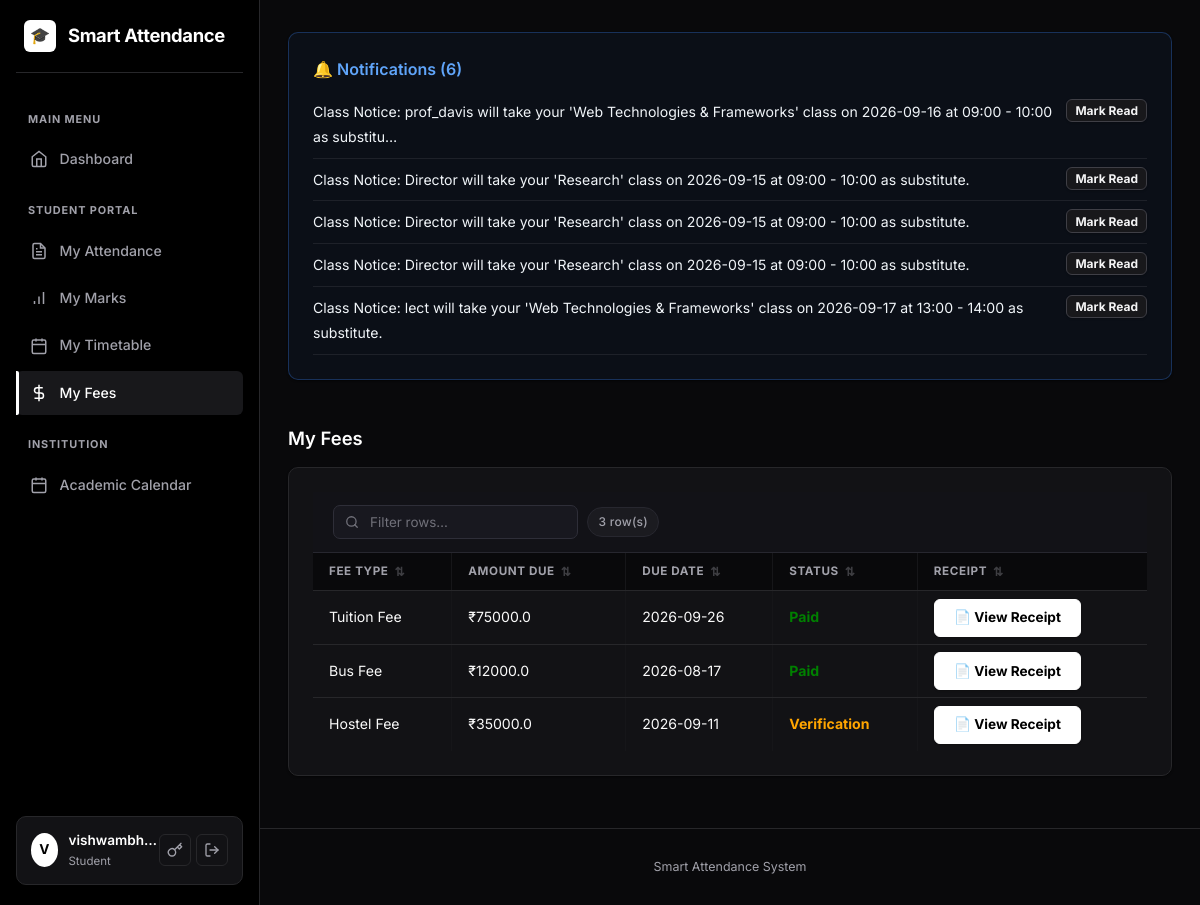
Before: /students/my_fees (signed in) with the older database file.
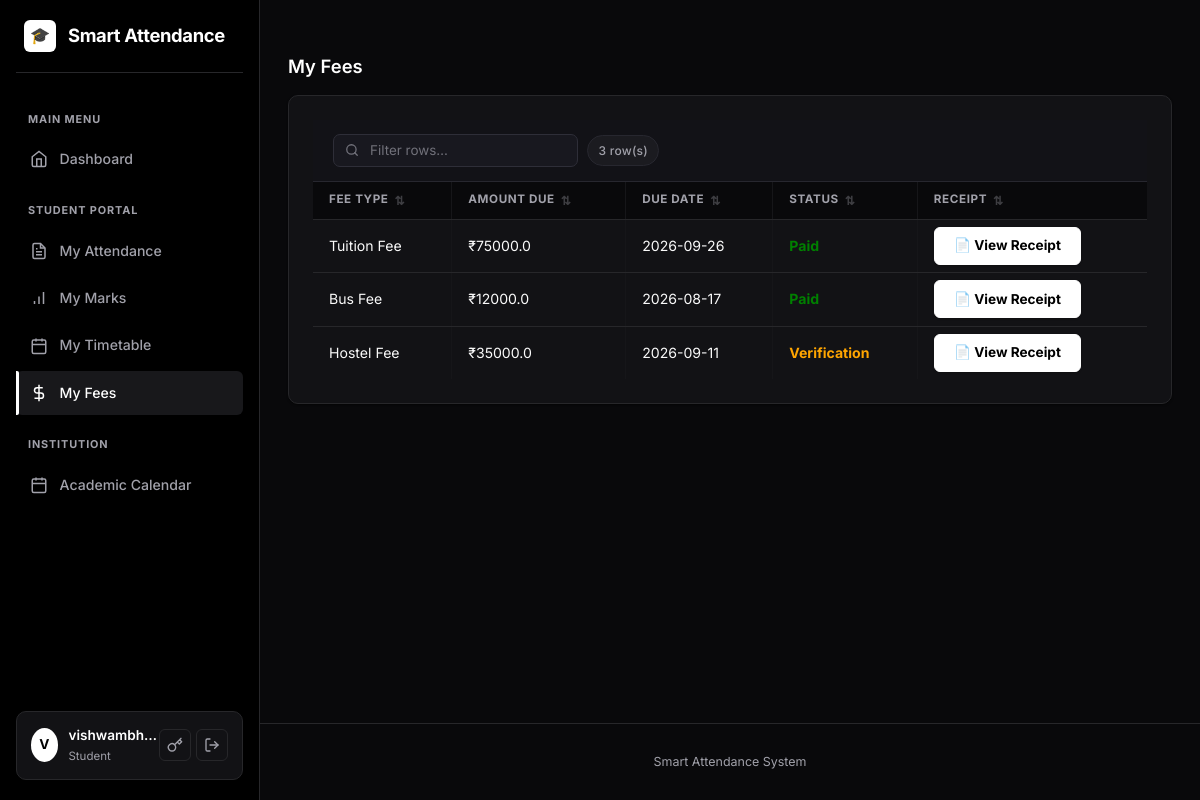
After: the same page with the newer database file.
### models.py (models this page shows, shortened)
class Notification(db.Model):
    __tablename__ = "notifications"
    id = db.Column(db.Integer, primary_key=True)
    user_id = db.Column(db.Integer, db.ForeignKey("users.id"), nullable=False)
    user = db.relationship("User", foreign_keys=[user_id], backref=db.backref("notifications", cascade="all, delete-orphan"))
    title = db.Column(db.String(120), nullable=True)          # short heading (parent alerts etc.)
    message = db.Column(db.String(512), nullable=False)
    category = db.Column(db.String(30), nullable=True)        # 'attendance','absence','fees','marks','general'
    is_read = db.Column(db.Boolean, default=False)
    created_at = db.Column(db.DateTime, default=datetime.utcnow)
    action_url = db.Column(db.String(255), nullable=True)
    claim_id = db.Column(db.Integer, db.ForeignKey("timetable_claims.id", ondelete="CASCADE"), nullable=True)
    claim = db.relationship("TimetableClaim", backref=db.backref("notifications", cascade="all, delete-orphan"))

class Fee(db.Model):
    __tablename__ = "fees"
    id = db.Column(db.Integer, primary_key=True)
    student_id = db.Column(db.Integer, db.ForeignKey("students.id"), nullable=False)
    student = db.relationship("Student", backref=db.backref("fees", lazy=True))
    fee_type = db.Column(db.String(100), nullable=False)
    amount_due = db.Column(db.Float, nullable=False)
    due_date = db.Column(db.Date, nullable=False)
    status = db.Column(db.String(20), default="Pending") # Pending, Paid, Verification
    payment_method = db.Column(db.String(50), default="Cash") # Cash, UPI / QR, Bank Transfer (NEFT/RTGS), Demand Draft (DD), Cheque, Card
    payment_reference = db.Column(db.String(100), nullable=True) # Transaction ID, UTR, Cheque/DD number
    paid_date = db.Column(db.Date, nullable=True)
    receipt_path = db.Column(db.String(255), nullable=True)
    created_at = db.Column(db.DateTime, default=datetime.utcnow)

### blueprints/students.py (the view)
@students_bp.route("/my_fees")
@login_required
def my_fees():
    if not current_user.is_student:
        flash("Access denied.", "danger")
        return redirect(url_for("dashboard.index"))
    fees_list = Fee.query.filter_by(student_id=current_user.student_id).all()
    return render_template("students/fees.html", fees=fees_list)

### models.py (called while the page is built)
    @property
    def is_student(self):
        return self.role == ROLE_STUDENT

### templates/students/fees.html (shortened to what this page needs)
{% extends "base.html" %}
{% block content %}
<div class="page-header">
  <h2 class="page-title">My Fees</h2>
</div>
<div class="card">
  <div class="card-body">
    {% if fees %}
    <table class="data-table">
      <thead>
        <tr>
          <th>Fee Type</th>
          <th>Amount Due</th>
          <th>Due Date</th>
          <th>Status</th>
          <th>Receipt</th>
        </tr>
      </thead>
      <tbody>
        {% for f in fees %}
        <tr>
          <td>{{ f.fee_type }}</td>
          <td>₹{{ f.amount_due }}</td>
          <td>{{ f.due_date.strftime('%Y-%m-%d') }}</td>
          <td>
            {% if f.status == 'Paid' %}
            <span style="color: green; font-weight: bold;">Paid</span>
            {% elif f.status == 'Pending' %}
            <span style="color: red; font-weight: bold;">Pending</span>
            {% else %}
            <span style="color: orange; font-weight: bold;">{{ f.status }}</span>
            {% endif %}
          </td>
          <td>
              {% if f.receipt_path %}
                <a class="btn btn-sm" style="background:#ffffff; color:#000000; border:1px solid #ffffff; font-weight:700;" href="{{ f.receipt_path }}" target="_blank">
                  📄 View Receipt
                </a>
              {% else %}
                <a class="btn btn-sm" style="background:#ffffff; color:#000000; border:1px solid #ffffff; font-weight:700;" href="{{ url_for('admin.view_fee_receipt', fee_id=f.id) }}" target="_blank">
                  📄 View Receipt
                </a>
              {% endif %}
          </td>
        </tr>
        {% endfor %}
      </tbody>
    </table>
    {% else %}
    <p>No fee records found.</p>
    {% endif %}
  </div>
</div>
{% endblock %}

### templates/base.html (shortened to what the changed rows need)
<!DOCTYPE html>
<html lang="en">
<head>
  <link rel="stylesheet" href="{{ url_for('static', filename='style.css') }}">
</head>
<body>
  <div class="app-layout{% if not current_user.is_authenticated %} auth-layout{% endif %}">
    <div class="main-wrapper">
      <main class="container page-transition">
        {% if current_user.is_authenticated and user_notifications %}
        <div class="card" style="margin-bottom: 1.5rem; background-color: rgba(59, 130, 246, 0.05); border: 1px solid rgba(59, 130, 246, 0.3);">
          <div style="display:flex; justify-content:space-between; align-items:center; margin-bottom:0.5rem;">
            <h3 style="margin:0; color: #60a5fa; font-size:1rem; display:flex; align-items:center; gap:6px;">
              🔔 Notifications ({{ unread_notifications_count }})
            </h3>
          </div>
          <ul style="list-style: none; padding-left: 0; margin-bottom: 0;">
            {% for notif in user_notifications[:5] %}
              <li style="margin-top: 0.5rem; padding-bottom: 0.5rem; border-bottom: 1px solid rgba(255, 255, 255, 0.08); display:flex; justify-content:space-between; align-items:flex-start; flex-wrap:wrap; gap:0.5rem;">
                <div style="flex:1; min-width:0;">
                  <span style="font-size: 0.88rem; color: #f1f5f9;">{{ notif.message[:120] }}{% if notif.message|length > 120 %}…{% endif %}</span>
                </div>
                <div style="display: flex; gap: 0.5rem; flex-shrink:0;">
                  {% if notif.claim_id and notif.claim and notif.claim.status == 'pending' and current_user.id != notif.claim.claimed_by_id %}
                    <a href="{{ url_for('dashboard.handle_notification', notif_id=notif.id, action='accept') }}" class="btn btn-sm" style="background-color: #10b981; border:none; padding: 0.2rem 0.5rem; font-size: 0.75rem;">Accept</a>
                    <a href="{{ url_for('dashboard.handle_notification', notif_id=notif.id, action='report') }}" class="btn btn-sm btn-secondary" style="padding: 0.2rem 0.5rem; font-size: 0.75rem;">Report</a>
                    <a href="{{ url_for('dashboard.handle_notification', notif_id=notif.id, action='reject') }}" class="btn btn-sm btn-secondary" style="padding: 0.2rem 0.5rem; font-size: 0.75rem; background-color: rgba(239, 68, 68, 0.1); color: #ef4444;">Reject</a>
                  {% elif current_user.role == 'parent' %}
                    <form method="post" action="{{ url_for('parents.mark_notification_read', notif_id=notif.id) }}" style="margin:0;">
                      <button class="btn btn-sm btn-secondary" style="padding: 0.2rem 0.5rem; font-size: 0.75rem;">✓ Read</button>
                    </form>
                  {% else %}
                    <a href="{{ url_for('dashboard.handle_notification', notif_id=notif.id, action='read') }}" class="btn btn-sm btn-secondary" style="padding: 0.2rem 0.5rem; font-size: 0.75rem;">Mark Read</a>
                  {% endif %}
                </div>
              </li>
            {% endfor %}
          </ul>
        </div>
        {% endif %}
        {% block content %}{% endblock %}
      </main>
    </div>
  </div>
</body>
</html>

Changed rows visible on the page:
no longer on this page (row edited): Notification: message "Class Notice: prof_davis will take your 'Web Technologies & Frameworks' class on 2026-09-16 at 09:00 - 10:00 as substitu"
no longer on this page (row edited): Notification: message "Class Notice: Director will take your 'Research' class on 2026-09-15 at 09:00 - 10:00 as substitute."
no longer on this page (row edited): Notification: message "Class Notice: Director will take your 'Research' class on 2026-09-15 at 09:00 - 10:00 as substitute."
no longer on this page (row edited): Notification: message "Class Notice: Director will take your 'Research' class on 2026-09-15 at 09:00 - 10:00 as substitute."
no longer on this page (row edited): Notification: message "Class Notice: lect will take your 'Web Technologies & Frameworks' class on 2026-09-17 at 13:00 - 14:00 as substitute."
Other visible differences:
{{ unread_notifications_count }}: "6" → (not shown)
text no longer shown: "🔔 Notifications ( )"
